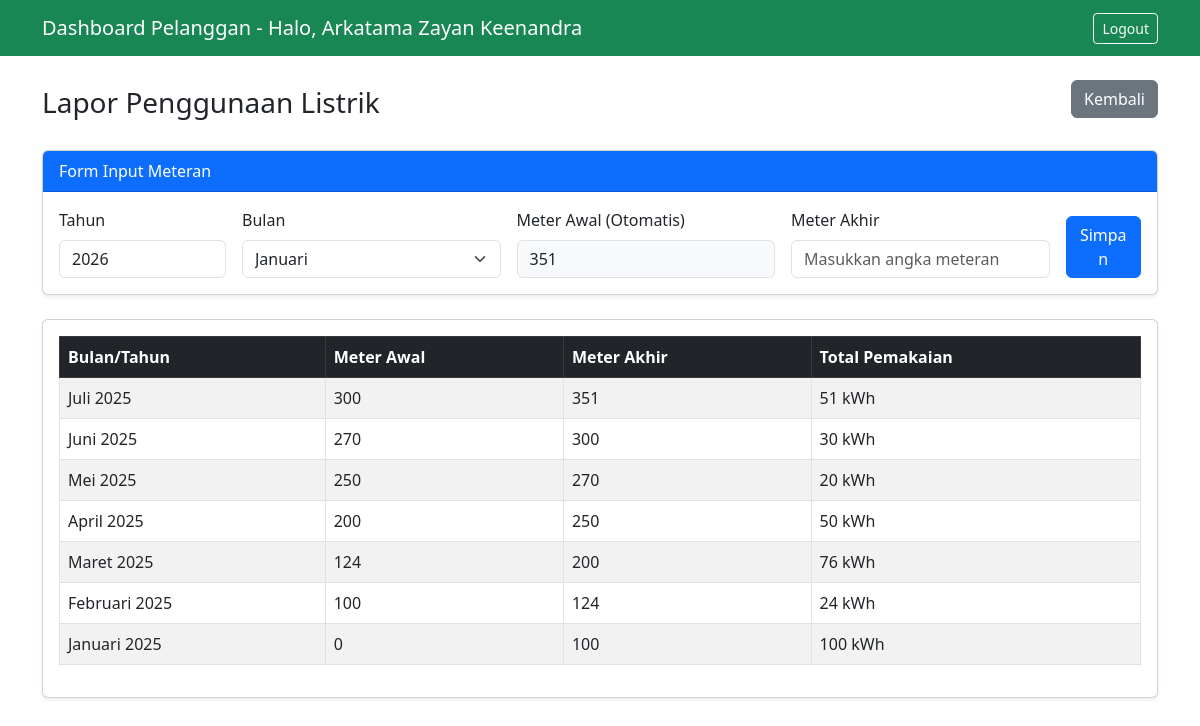
Screenshot of /pelanggan/lapor.php (signed in) with the database file from the repository.
### tables this page shows
CREATE TABLE `penggunaan` (
  `id_penggunaan` int(11) NOT NULL,
  `id_pelanggan` int(11) DEFAULT NULL,
  `bulan` varchar(20) DEFAULT NULL,
  `tahun` varchar(4) DEFAULT NULL,
  `meter_awal` int(11) DEFAULT NULL,
  `meter_akhir` int(11) DEFAULT NULL
);

### pelanggan/lapor.php (the view, shortened to what this page needs)
<?php
include '../config.php';
$id_pelanggan = $_SESSION['id_pelanggan'];
$nama = $_SESSION['nama_pelanggan'];
$query_terakhir = mysqli_query($koneksi, "SELECT meter_akhir FROM penggunaan WHERE id_pelanggan='$id_pelanggan' ORDER BY id_penggunaan DESC LIMIT 1");
$data_terakhir = mysqli_fetch_assoc($query_terakhir);
$meter_awal_otomatis = ($data_terakhir) ? $data_terakhir['meter_akhir'] : 0;
?>
<!DOCTYPE html>
<html>
<head>
    <link href="https://cdn.jsdelivr.net/npm/bootstrap@5.3.0/dist/css/bootstrap.min.css" rel="stylesheet">
</head>
<body>
<nav class="navbar navbar-dark bg-success">
        <div class="container">
            <a class="navbar-brand">Dashboard Pelanggan - Halo, <?= $nama ?></a>
            <a href="../logout.php" class="btn btn-outline-light btn-sm">Logout</a>
        </div>
</nav>
<div class="container mt-4">
    <div class="d-flex justify-content-between align-items-center mb-3">
        <h3>Lapor Penggunaan Listrik</h3>
        <a href="index.php" class="btn btn-secondary mb-3">Kembali</a>
    </div>
    <div class="card shadow-sm mb-4">
        <div class="card-header bg-primary text-white">Form Input Meteran</div>
        <div class="card-body">
            <form method="POST">
                <div class="row g-3">
                    <div class="col-md-2">
                        <label class="form-label">Tahun</label>
                        <input type="number" name="tahun" value="<?= date('Y') ?>" class="form-control" required>
                    </div>
                    <div class="col-md-3">
                        <label class="form-label">Bulan</label>
                        <select name="bulan" class="form-select">
                            <?php
                            $bulan_array = ['Januari', 'Februari', 'Maret', 'April', 'Mei', 'Juni', 'Juli', 'Agustus', 'September', 'Oktober', 'November', 'Desember'];
                            foreach($bulan_array as $bln) {
                                echo "<option value='$bln'>$bln</option>";
                            }
                            ?>
                        </select>
                    </div>
                    <div class="col-md-3">
                        <label class="form-label">Meter Awal (Otomatis)</label>
                        <input type="number" name="meter_awal" value="<?= $meter_awal_otomatis ?>" class="form-control bg-light" readonly>
                    </div>
                    <div class="col-md-3">
                        <label class="form-label">Meter Akhir</label>
                        <input type="number" name="meter_akhir" placeholder="Masukkan angka meteran" class="form-control" required>
                    </div>
                    <div class="col-md-1 d-flex align-items-end">
                        <button type="submit" name="simpan" class="btn btn-primary w-100">Simpan</button>
                    </div>
                </div>
            </form>
        </div>
    </div>
    <div class="card shadow-sm">
        <div class="card-body">
            <table class="table table-bordered table-striped">
                <thead class="table-dark">
                    <tr>
                        <th>Bulan/Tahun</th>
                        <th>Meter Awal</th>
                        <th>Meter Akhir</th>
                        <th>Total Pemakaian</th>
                    </tr>
                </thead>
                <tbody>
                    <?php
                    $data = mysqli_query($koneksi, "SELECT * FROM penggunaan WHERE id_pelanggan='$id_pelanggan' ORDER BY id_penggunaan DESC");
                    if(mysqli_num_rows($data) > 0) {
                        while($d = mysqli_fetch_assoc($data)){
                            $pemakaian = $d['meter_akhir'] - $d['meter_awal'];
                            echo "<tr>
                                <td>$d[bulan] $d[tahun]</td>
                                <td>$d[meter_awal]</td>
                                <td>$d[meter_akhir]</td>
                                <td>$pemakaian kWh</td>
                            </tr>";
                        }
                    } else {
                        echo "<tr><td colspan='5' class='text-center'>Belum ada data penggunaan.</td></tr>";
                    }
                    ?>
                </tbody>
            </table>
        </div>
    </div>
</div>
</body>
</html>

### rows the page displays
penggunaan: meter_awal "351", bulan "Juli", tahun "2025", meter_awal "300", meter_akhir "351", pemakaian "51"
penggunaan: bulan "Juni", tahun "2025", meter_awal "270", meter_akhir "300", pemakaian "30"
penggunaan: bulan "Mei", tahun "2025", meter_awal "250", meter_akhir "270", pemakaian "20"
penggunaan: bulan "April", tahun "2025", meter_awal "200", meter_akhir "250", pemakaian "50"
penggunaan: bulan "Maret", tahun "2025", meter_awal "124", meter_akhir "200", pemakaian "76"
penggunaan: bulan "Februari", tahun "2025", meter_awal "100", meter_akhir "124", pemakaian "24"
penggunaan: bulan "Januari", tahun "2025", meter_awal "0", meter_akhir "100"

### other values shown
$nama "Arkatama Zayan Keenandra"
form field bulan "Januari"
